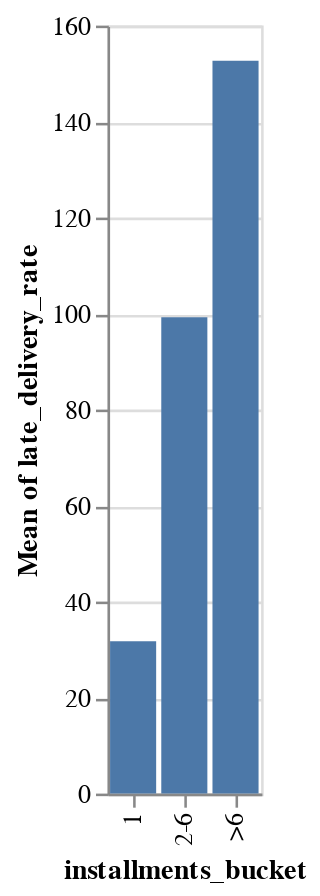

The code cell stored with this chart in its notebook:
### Code cell
thread.plot()

### Figure 1 — Vega-Lite specification as saved in the notebook (floating-point values rounded to 4 significant figures)
{"config": {"view": {"continuousWidth": 300, "continuousHeight": 300}}, "data": {"name": "data-a2e1c716193d048c5deeb4c124c73c25"}, "mark": "bar", "encoding": {"x": {"field": "installments_bucket", "type": "nominal"}, "y": {"aggregate": "mean", "field": "late_delivery_rate", "type": "quantitative"}}, "$schema": "https://vega.github.io/schema/vega-lite/v5.json", "datasets": {"data-a2e1c716193d048c5deeb4c124c73c25": [{"payment_type": "single", "installments_bucket": "1", "orders_count": 233, "avg_order_value": 735.8, "late_delivery_rate": 31.76}, {"payment_type": "split", "installments_bucket": "2-6", "orders_count": 258, "avg_order_value": 1351.0, "late_delivery_rate": 99.22}, {"payment_type": "split", "installments_bucket": ">6", "orders_count": 74, "avg_order_value": 2492.0, "late_delivery_rate": 152.7}]}}
